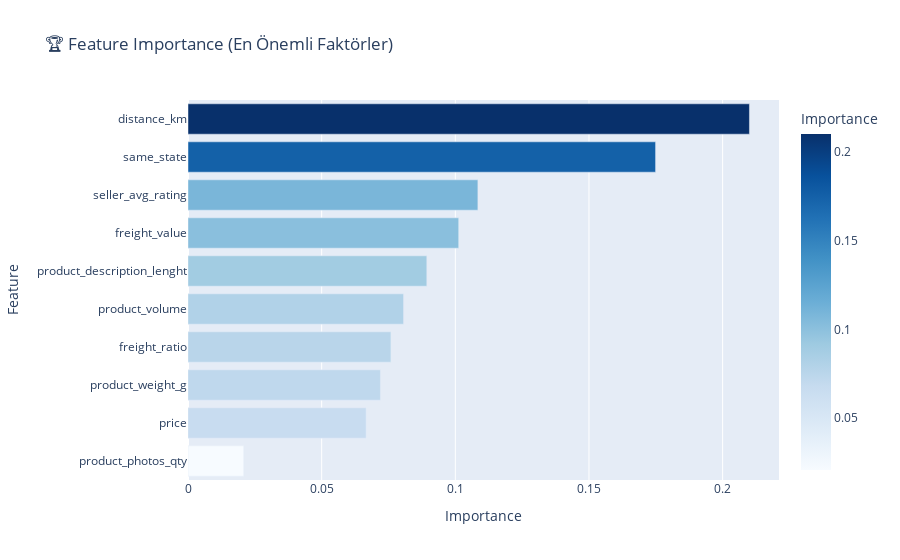

This figure's notebook cell:
### Markdown cell above
## Adım 5: Feature Importance

**Soru:** Teslimat süresini en çok hangi faktörler etkiliyor?

Bu bilgi operasyon ekibi için çok değerli:
- Hangi siparişlere öncelik verilmeli?
- Lojistik optimizasyonu nereden başlamalı?

### Code cell
importance_df = pd.DataFrame({
    'Feature': feature_cols,
    'Importance': rf.feature_importances_
}).sort_values('Importance', ascending=True)

fig = px.bar(importance_df, x='Importance', y='Feature', orientation='h',
             title='🏆 Feature Importance (En Önemli Faktörler)',
             color='Importance', color_continuous_scale='Blues')
fig.show()

print("🏆 En Önemli 3 Faktör:")
for _, row in importance_df.tail(3).iloc[::-1].iterrows():
    print(f"   • {row['Feature']}: %{row['Importance']*100:.1f}")

### Figure 1 — Plotly figure (JSON) as saved in the notebook; plotly's stock layout.template omitted (floating-point values rounded to 4 significant figures)
{"data": [{"alignmentgroup": "True", "hovertemplate": "Importance=%{marker.color}<br>Feature=%{y}<extra></extra>", "legendgroup": "", "marker": {"color": [0.02084, 0.06663, 0.07199, 0.07591, 0.08064, 0.08933, 0.1013, 0.1084, 0.1749, 0.21], "coloraxis": "coloraxis", "pattern": {"shape": ""}}, "name": "", "offsetgroup": "", "orientation": "h", "showlegend": false, "textposition": "auto", "type": "bar", "x": [0.02084, 0.06663, 0.07199, 0.07591, 0.08064, 0.08933, 0.1013, 0.1084, 0.1749, 0.21], "xaxis": "x", "y": ["product_photos_qty", "price", "product_weight_g", "freight_ratio", "product_volume", "product_description_lenght", "freight_value", "seller_avg_rating", "same_state", "distance_km"], "yaxis": "y"}], "layout": {"barmode": "relative", "coloraxis": {"colorbar": {"title": {"text": "Importance"}}, "colorscale": [[0, "rgb(247,251,255)"], [0.125, "rgb(222,235,247)"], [0.25, "rgb(198,219,239)"], [0.375, "rgb(158,202,225)"], [0.5, "rgb(107,174,214)"], [0.625, "rgb(66,146,198)"], [0.75, "rgb(33,113,181)"], [0.875, "rgb(8,81,156)"], [1, "rgb(8,48,107)"]]}, "legend": {"tracegroupgap": 0}, "title": {"text": "🏆 Feature Importance (En Önemli Faktörler)"}, "xaxis": {"anchor": "y", "domain": [0, 1], "title": {"text": "Importance"}}, "yaxis": {"anchor": "x", "domain": [0, 1], "title": {"text": "Feature"}}}}
